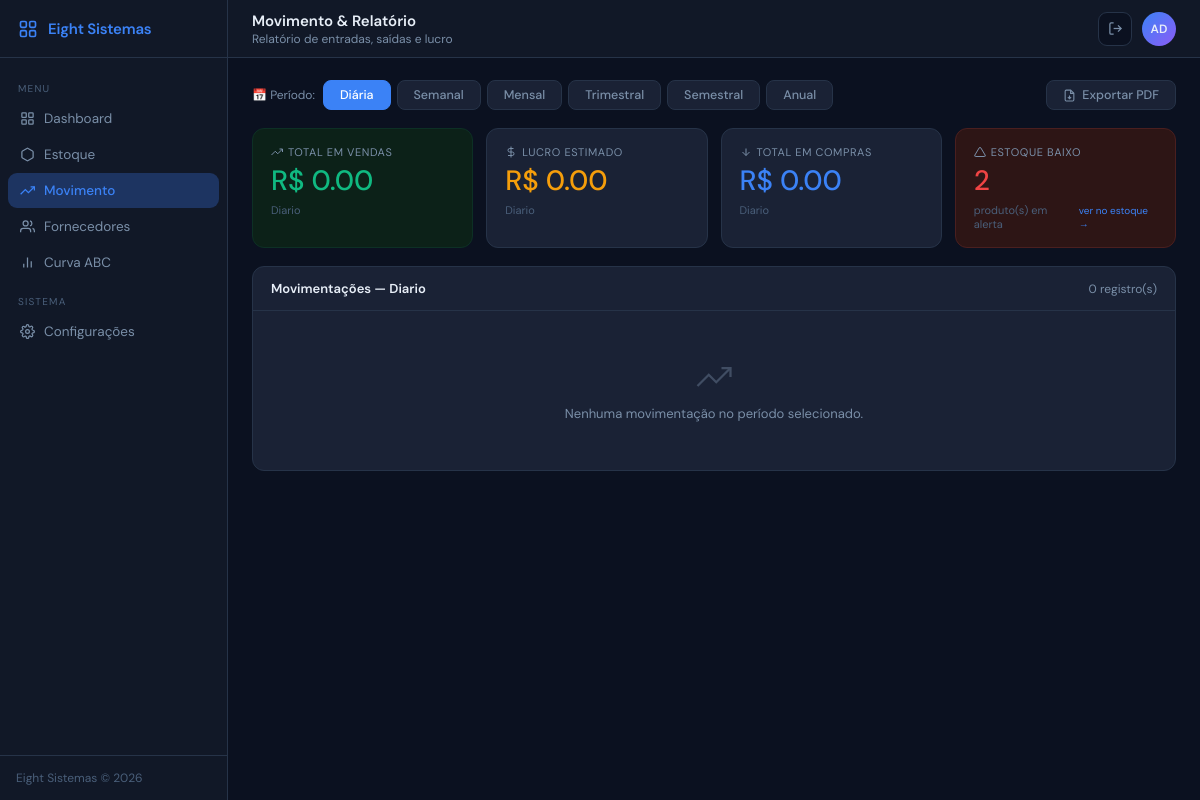
The app's page /movimento?filtro=diario (signed in), older data.
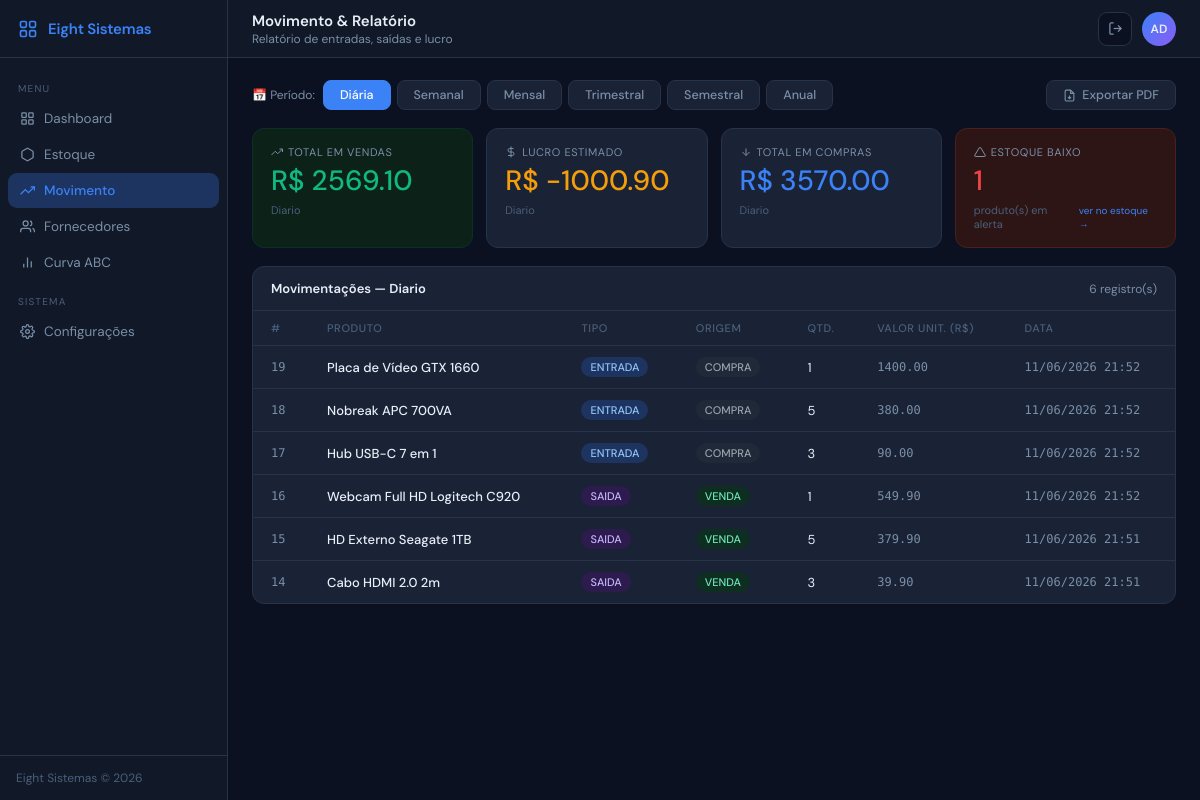
The same page, newer data.
### models/movimentacao.py (models this page shows)
class Movimentacao(db.Model):
    __tablename__ = "movimentacoes_estoque"
    id                = db.Column(db.Integer, primary_key=True)
    produto_id        = db.Column(db.Integer, db.ForeignKey("produtos.id", ondelete="CASCADE"), nullable=False)
    tipo              = db.Column(db.Enum("entrada", "saida"), nullable=False)
    quantidade        = db.Column(db.Integer, nullable=False)
    origem            = db.Column(db.Enum("compra", "venda", "ajuste"), nullable=False)
    valor_unitario    = db.Column(db.Numeric(10, 2))
    custo_unitario    = db.Column(db.Numeric(10, 2))
    data_movimentacao = db.Column(db.DateTime, default=datetime.now, nullable=False)

### models/produto.py (models this page shows, shortened)
class Produto(db.Model):
    __tablename__ = "produtos"
    id             = db.Column(db.Integer, primary_key=True)
    nome           = db.Column(db.String(100), nullable=False)
    categoria      = db.Column(db.String(50))
    quantidade     = db.Column(db.Integer, default=0, nullable=False)
    estoque_minimo = db.Column(db.Integer, default=5, nullable=False)
    preco_custo    = db.Column(db.Numeric(10,2))
    preco_venda    = db.Column(db.Numeric(10,2))
    descricao      = db.Column(db.Text)
    fornecedor_id  = db.Column(db.Integer, db.ForeignKey("fornecedores.id"))
    movimentacoes  = db.relationship("Movimentacao", backref="produto", lazy=True, cascade="all, delete-orphan")

### routes/movimento.py (the view)
@movimento_bp.route("/movimento")
@login_required
def movimento():
    filtro    = request.args.get("filtro", "mensal")
    relatorio = DashboardService.relatorio_movimento(filtro)
    grafico   = DashboardService.grafico_seis_meses()
    return render_template(
        "movimento.html",
        filtro_ativo=filtro,
        **relatorio,
        alertas=EstoqueService.alertas_estoque(),
        graf_labels=grafico["labels"],
        graf_entradas=grafico["entradas"],
        graf_saidas=grafico["saidas"],
    )

### auth.py (called while the page is built)
def login_required(f):
    @wraps(f)
    def decorated(*args, **kwargs):
        if "usuario_id" not in session:
            return redirect(url_for("auth.login"))
        return f(*args, **kwargs)
    return decorated

### services/dashboard_service.py (called while the page is built)
    @staticmethod
    def grafico_seis_meses():
        seis = datetime.now() - timedelta(days=180)
        ent, sai = defaultdict(float), defaultdict(float)
        for m in Movimentacao.query.filter(Movimentacao.data_movimentacao >= seis).all():
            mes = m.data_movimentacao.strftime("%b/%y") if m.data_movimentacao else "?"
            (ent if m.tipo == "entrada" else sai)[mes] += m.quantidade
        meses = sorted(set(ent) | set(sai))
        return {
            "labels":   meses,
            "entradas": [ent.get(m, 0) for m in meses],
            "saidas":   [sai.get(m, 0) for m in meses],
        }

### services/estoque_service.py (called while the page is built)
    @staticmethod
    def alertas_estoque():
        return Produto.query.filter(Produto.quantidade <= Produto.estoque_minimo).all()

### templates/movimento.html (shortened to what this page needs)
{% extends "base.html" %}
{% block nav_movimento %}active{% endblock %}
{% block page_title %}Movimento & Relatório{% endblock %}
{% block page_sub %}Relatório de entradas, saídas e lucro{% endblock %}
{% block content %}
<div style="display:flex; align-items:center; gap:6px; flex-wrap:wrap;">
  <span class="filtro-label">📅 Período:</span>
  {% for valor, label in [
    ('diario','Diária'),('semanal','Semanal'),('mensal','Mensal'),
    ('trimestral','Trimestral'),('semestral','Semestral'),('anual','Anual')
  ] %}
  <a href="{{ url_for('movimento.movimento', filtro=valor) }}"
     class="filtro-btn {{ 'ativo' if filtro_ativo == valor else '' }}">
    {{ label }}
  </a>
  {% endfor %}
  <a href="{{ url_for('movimento.exportar_pdf', filtro=filtro_ativo) }}"
     class="btn-export" title="Exportar relatório do período atual em PDF" style="margin-left:auto;">
    <svg viewBox="0 0 24 24" fill="none" stroke="currentColor" stroke-width="2">
      <path d="M14 2H6a2 2 0 0 0-2 2v16a2 2 0 0 0 2 2h12a2 2 0 0 0 2-2V8z"/>
      <polyline points="14 2 14 8 20 8"/>
      <line x1="12" y1="18" x2="12" y2="12"/>
      <polyline points="9 15 12 18 15 15"/>
    </svg>
    Exportar PDF
  </a>
</div>
<div class="cards-grid">
  <div class="stat-card success">
    <div class="card-label">
      <svg viewBox="0 0 24 24" fill="none" stroke="currentColor" stroke-width="2"><polyline points="23 6 13.5 15.5 8.5 10.5 1 18"/><polyline points="17 6 23 6 23 12"/></svg>
      Total em Vendas
    </div>
    <div class="card-value green">R$ {{ "%.2f"|format(total_vendas) }}</div>
    <div class="card-sub">{{ filtro_ativo | capitalize }}</div>
  </div>
  <div class="stat-card">
    <div class="card-label">
      <svg viewBox="0 0 24 24" fill="none" stroke="currentColor" stroke-width="2"><line x1="12" y1="1" x2="12" y2="23"/><path d="M17 5H9.5a3.5 3.5 0 0 0 0 7h5a3.5 3.5 0 0 1 0 7H6"/></svg>
      Lucro Estimado
    </div>
    <div class="card-value amber">R$ {{ "%.2f"|format(total_lucro) }}</div>
    <div class="card-sub">{{ filtro_ativo | capitalize }}</div>
  </div>
  <div class="stat-card">
    <div class="card-label">
      <svg viewBox="0 0 24 24" fill="none" stroke="currentColor" stroke-width="2"><path d="M12 5v14M5 12l7 7 7-7"/></svg>
      Total em Compras
    </div>
    <div class="card-value blue">R$ {{ "%.2f"|format(total_compras) }}</div>
    <div class="card-sub">{{ filtro_ativo | capitalize }}</div>
  </div>
  <a href="{{ url_for('estoque.estoque', filtro_baixo=1) }}"
     class="stat-card {{ 'danger' if alertas|length > 0 else '' }}"
     style="text-decoration:none;cursor:pointer;transition:border-color .18s,transform .15s;"
     onmouseover="this.style.transform='translateY(-2px)'"
     onmouseout="this.style.transform=''">
    <div class="card-label">
      <svg viewBox="0 0 24 24" fill="none" stroke="currentColor" stroke-width="2"><path d="M10.29 3.86L1.82 18a2 2 0 0 0 1.71 3h16.94a2 2 0 0 0 1.71-3L13.71 3.86a2 2 0 0 0-3.42 0z"/></svg>
      Estoque Baixo
    </div>
    <div class="card-value {{ 'red' if alertas|length > 0 else 'green' }}">{{ alertas|length }}</div>
    <div class="card-sub" style="display:flex;align-items:center;gap:4px;">
      produto(s) em alerta
      {% if alertas|length > 0 %}
      <span style="font-size:10px;color:var(--blue);margin-left:auto;">ver no estoque →</span>
      {% endif %}
    </div>
  </a>
</div>
<div class="tcard">
  <div class="tcard-header">
    <span class="tcard-title">Movimentações — {{ filtro_ativo | capitalize }}</span>
    <span class="text-muted" style="font-size:12px;">{{ movimentacoes|length }} registro(s)</span>
  </div>
  {% if movimentacoes %}
  <table>
    <thead>
      <tr>
        <th>#</th>
        <th>Produto</th>
        <th>Tipo</th>
        <th>Origem</th>
        <th>Qtd.</th>
        <th>Valor Unit. (R$)</th>
        <th>Data</th>
      </tr>
    </thead>
    <tbody>
      {% for m in movimentacoes %}
      <tr>
        <td class="mono">{{ m.id }}</td>
        <td class="fw500">{{ m.produto_nome }}</td>
        <td>
          <span class="badge-status {{ 'badge-entrada' if m.tipo == 'entrada' else 'badge-saida' }}">
            {{ m.tipo | upper }}
          </span>
        </td>
        <td>
          <span class="badge-status
            {% if m.origem == 'venda' %}badge-venda
            {% elif m.origem == 'compra' %}badge-compra
            {% else %}badge-ajuste{% endif %}">
            {{ m.origem | upper }}
          </span>
        </td>
        <td>{{ m.quantidade }}</td>
        <td class="mono">{{ "%.2f"|format(m.valor_unitario|float) if m.valor_unitario else '—' }}</td>
        <td class="text-muted mono">{{ m.data }}</td>
      </tr>
      {% endfor %}
    </tbody>
  </table>
  {% else %}
  <div class="empty-state">
    <svg viewBox="0 0 24 24" fill="none" stroke="currentColor" stroke-width="1.5"><polyline points="23 6 13.5 15.5 8.5 10.5 1 18"/><polyline points="17 6 23 6 23 12"/></svg>
    Nenhuma movimentação no período selecionado.
  </div>
  {% endif %}
</div>
{% endblock %}

### templates/base.html (shortened to what this page needs)
<!DOCTYPE html>
<html lang="pt-br">
<head>
  <link rel="stylesheet" href="{{ url_for('static', filename='css/main.css') }}">
</head>
<body>
<div class="app">
  <aside class="sidebar">
    <div class="sidebar-logo">
      <svg viewBox="0 0 24 24" fill="none" stroke="currentColor" stroke-width="2">
        <rect x="3"  y="3"  width="7" height="7" rx="1.5"/>
        <rect x="14" y="3"  width="7" height="7" rx="1.5"/>
        <rect x="3"  y="14" width="7" height="7" rx="1.5"/>
        <rect x="14" y="14" width="7" height="7" rx="1.5"/>
      </svg>
      Eight Sistemas
    </div>
    <nav class="nav">
      <div class="nav-section">Menu</div>
      <a href="{{ url_for('dashboard.index') }}" class="nav-item {% block nav_home %}{% endblock %}">
        <svg viewBox="0 0 24 24" fill="none" stroke="currentColor" stroke-width="2"><rect x="3" y="3" width="7" height="7" rx="1"/><rect x="14" y="3" width="7" height="7" rx="1"/><rect x="3" y="14" width="7" height="7" rx="1"/><rect x="14" y="14" width="7" height="7" rx="1"/></svg>
        Dashboard
      </a>
      <a href="{{ url_for('estoque.estoque') }}" class="nav-item {% block nav_estoque %}{% endblock %}">
        <svg viewBox="0 0 24 24" fill="none" stroke="currentColor" stroke-width="2"><path d="M21 16V8a2 2 0 0 0-1-1.73l-7-4a2 2 0 0 0-2 0l-7 4A2 2 0 0 0 3 8v8a2 2 0 0 0 1 1.73l7 4a2 2 0 0 0 2 0l7-4A2 2 0 0 0 21 16z"/></svg>
        Estoque
      </a>
      <a href="{{ url_for('movimento.movimento') }}" class="nav-item {% block nav_movimento %}{% endblock %}">
        <svg viewBox="0 0 24 24" fill="none" stroke="currentColor" stroke-width="2"><polyline points="23 6 13.5 15.5 8.5 10.5 1 18"/><polyline points="17 6 23 6 23 12"/></svg>
        Movimento
      </a>
      <a href="{{ url_for('fornecedores.fornecedores') }}" class="nav-item {% block nav_fornecedores %}{% endblock %}">
        <svg viewBox="0 0 24 24" fill="none" stroke="currentColor" stroke-width="2"><path d="M17 21v-2a4 4 0 0 0-4-4H5a4 4 0 0 0-4 4v2"/><circle cx="9" cy="7" r="4"/><path d="M23 21v-2a4 4 0 0 0-3-3.87"/><path d="M16 3.13a4 4 0 0 1 0 7.75"/></svg>
        Fornecedores
      </a>
      <a href="{{ url_for('curva_abc.curva_abc') }}" class="nav-item {% block nav_curva_abc %}{% endblock %}">
        <svg viewBox="0 0 24 24" fill="none" stroke="currentColor" stroke-width="2"><line x1="18" y1="20" x2="18" y2="10"/><line x1="12" y1="20" x2="12" y2="4"/><line x1="6" y1="20" x2="6" y2="14"/></svg>
        Curva ABC
      </a>
      <div class="nav-section">Sistema</div>
      {% if session.get('usuario_tipo') == 'admin' %}
      <a href="{{ url_for('configuracoes.configuracoes') }}" class="nav-item {% block nav_configuracoes %}{% endblock %}">
        Configurações
      </a>
      {% else %}
      <a href="{{ url_for('configuracoes.minha_senha') }}" class="nav-item {% block nav_minha_senha %}{% endblock %}">
        <svg viewBox="0 0 24 24" fill="none" stroke="currentColor" stroke-width="2"><rect x="3" y="11" width="18" height="11" rx="2"/><path d="M7 11V7a5 5 0 0 1 10 0v4"/></svg>
        Minha Senha
      </a>
      {% endif %}
    </nav>
    <div class="sidebar-footer">Eight Sistemas &copy; 2026</div>
  </aside>
  <div class="main">
    <header class="topbar">
      <div>
        <div class="topbar-title">{% block page_title %}{% endblock %}</div>
        <div class="topbar-sub">{% block page_sub %}{% endblock %}</div>
      </div>
      <div style="display:flex;align-items:center;gap:10px;">
        <a href="{{ url_for('auth.logout') }}" class="icon-btn" title="Sair">
          <svg viewBox="0 0 24 24" fill="none" stroke="currentColor" stroke-width="2"><path d="M9 21H5a2 2 0 0 1-2-2V5a2 2 0 0 1 2-2h4"/><polyline points="16 17 21 12 16 7"/><line x1="21" y1="12" x2="9" y2="12"/></svg>
        </a>
        <div class="avatar" title="{{ session.get('usuario_nome', 'Usuário') }}">
          {{ session.get('usuario_nome', 'US')[:2].upper() }}
        </div>
      </div>
    </header>
    <div class="content">
      {% block content %}{% endblock %}
    </div>
  </div>
</div>
</body>
</html>

### templates/movimento.html (style rules this page uses)
.filtro-btn { padding: 6px 16px; border-radius: 8px; border: 1px solid var(--border); background: var(--card); color: var(--muted); font-size: 12.5px; font-weight: 500; font-family: var(--font); cursor: pointer; text-decoration: none; transition: all 0.14s; }
.filtro-btn.ativo { background: var(--blue); border-color: var(--blue); color: #fff; }
.filtro-label { font-size: 12px; color: var(--muted); margin-right: 2px; }
.btn-export { display: inline-flex; align-items: center; gap: 6px; padding: 6px 16px; border-radius: 8px; border: 1px solid var(--border); background: var(--card); color: var(--muted); font-size: 12.5px; font-weight: 500; font-family: var(--font); cursor: pointer; text-decoration: none; transition: all .14s; }
.btn-export svg { width: 13px; height: 13px; }

Row changes from the older to the newer data that the page shows:
added Movimentacao: id "19", produto_nome "Placa de Vídeo GTX 1660", tipo "ENTRADA", origem "COMPRA", quantidade "1", valor_unitario "1400.00", data "11/06/2026 21:52"
added Movimentacao: id "18", produto_nome "Nobreak APC 700VA", tipo "ENTRADA", origem "COMPRA", quantidade "5", valor_unitario "380.00", data "11/06/2026 21:52"
added Movimentacao: id "17", produto_nome "Hub USB-C 7 em 1", tipo "ENTRADA", origem "COMPRA", quantidade "3", valor_unitario "90.00", data "11/06/2026 21:52"
added Movimentacao: id "16", produto_nome "Webcam Full HD Logitech C920", tipo "SAIDA", origem "VENDA", quantidade "1", valor_unitario "549.90", data "11/06/2026 21:52"
added Movimentacao: id "15", produto_nome "HD Externo Seagate 1TB", tipo "SAIDA", origem "VENDA", quantidade "5", valor_unitario "379.90", data "11/06/2026 21:51"
added Movimentacao: id "14", produto_nome "Cabo HDMI 2.0 2m", tipo "SAIDA", origem "VENDA", quantidade "3", valor_unitario "39.90", data "11/06/2026 21:51"
Text that changed along with them:
{{ "%.2f"|format(total_vendas) }}: "0.00" → "2569.10"
{{ "%.2f"|format(total_lucro) }}: "0.00" → "-1000.90"
{{ "%.2f"|format(total_compras) }}: "0.00" → "3570.00"
{{ alertas|length }}: "2" → "1"
{{ movimentacoes|length }}: "0" → "6"
text no longer shown: "Nenhuma movimentação no período selecionado."
text now shown: "# PRODUTO TIPO ORIGEM QTD. VALOR UNIT. (R$) DATA"
